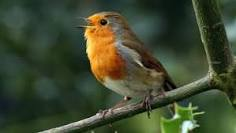
#> input picture bird.jpg, 236 x 133 px
$ jupyter execute --allow-errors Clustering.ipynb   (shell and % lines are left out)
#> lines starting #> are read from the running program, lines starting #| are printed output that depends on the picture
[cell 1]

import seaborn as sns
import matplotlib.pyplot as plt
import numpy as np

<div dir=rtl >
<h1>خوشه‌بندی</h1>
خوشه‌بندی به دسته‌بندی اشیا‌ به گونه‌ای گفته می‌شود که اشیا موجود در هر دسته نسبت به دیگر اشیا سایر دسته‌ها شباهت بیشتری داشته باشند.

</img>

چند مورد از کاربردهای رایج این الگوریتم‌ها در زیر اشاره شده است:
- فشرده‌سازی
- سامانه‌های توصیه‌گر (recommender systemss)
- دسته‌بندی بر اساس شباهت
  - دسته‌بندی صفحات شبیه بهم وب (برای مثال گوگل نیوز)
  - دسته‌بندی مشتریان بر اساس سلیقه خرید برای ارائه خدمت بهتر
</div>

<div dir=rtl>
<h2>داده‌های نمونه</h2>
برای شروع کار، داده‌های تصادفی را تولید می‌کنیم.

<font color='Red'> توجه: از تغییردادن متغییرها اجتناب کنید.  </font>
</div>

[cell 2]
from sklearn.datasets import make_blobs

X, y = make_blobs(random_state=42)
print(X.shape)

[cell 3]
plt.scatter(X[:, 0], X[:, 1])
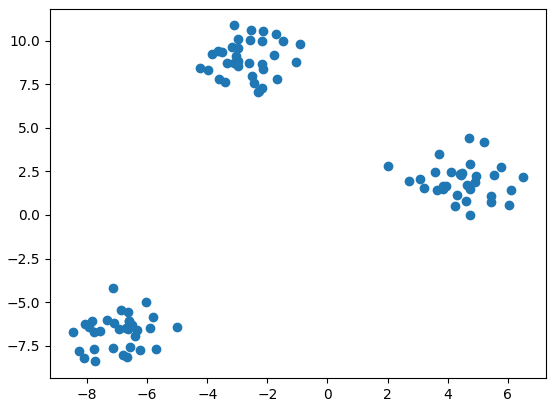
#> figure drawn by matplotlib, 1 panel

<div dir=rtl>
<h2>الگوریتم k-means</h2>
<div>
یکی از الگوریتم‌های ساده و نسبتاً پرکاربرد برای خوشه‌بندی الگوریتم k-means است. هدف ما در این تمرین پیاده‌سازی این الگوریتم نیست و فقط آَشنایی با آن است. برای استفاده از این الگوریتم و الگوریتم‌های دیگر خوشه‌بندی می‌توانید ماژول‌های <code>sklearn.cluster</code> را مشاهده کنید.</div>
</div>

[cell 4]
from sklearn.cluster import KMeans

kmeans = KMeans(n_clusters=3, random_state=42)

<div dir=rtl>
خط کد بالا، این الگوریتم را پیاده‌سازی می‌کند. درآن <code>n_clusters</code> تعداد خوشه‌ها را مشخص می‌کند.

<font color='Green'> پرسش: ما می‌توانیم برچسب‌های خوشه‌ی هر داده را در این الگوریتم داشته باشیم. قطعه کدی بنویسید که برچسب‌های هر کدام از داده‌ها را پرینت کند. این برچسب‌ها را در متغیر <code>labels</code> قرار دهید.  </font>
</div>

[cell 5]
kmeans.fit(X)
labels = kmeans.labels_
labels

<div dir=rtl>
<h2>مشاهده نتیجه</h2>
ما می‌توانیم نتیجه‌ی خوشه‌بندی را با قطعه کد زیر مشاهده کنیم. در این قطعه کد می‌توانیم پالت رنگی برای رسم را موارد متفاوتی قرار دهیم. در این کد ما از پالت رنگ‌های سرد استفاده کردیم.

</dir>

[cell 6]
plt.scatter(X[:, 0], X[:, 1], cmap=plt.cm.cool, c=labels)
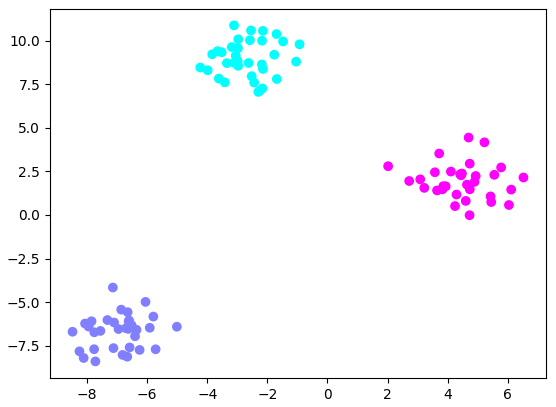
#> figure drawn by matplotlib, 1 panel

<div dir=rtl>
<h2>تعیین تعداد خوشه‌ها</h2>
یکی از ضعف‌های الگوریتم k-means مشخص کردن تعداد خوشه‌هاست. در این مثال با مشاهده شکل توانسیم که تعداد خوشه‌ها را حدس بزنیم. اما در دنیای واقعی این کار قابل انجام نیست. یکی از راه‌ها کاهش بعد با استفاده از PCA است که در تمرین اول مشاهده کردید. روش دیگر استفاده از روش آرنج (elbow) است.

<font color='Green'> پرسش: اگر تعداد خوشه‌ها را برای داده‌های قبل 2 در نظر بگیریم، نمودار قبلی را برای این حالت رسم کنید. دقت کنید که <code>random_state=42</code> باشد. </font>
</div>

[cell 7]
kmeans = KMeans(n_clusters=2, random_state=42).fit(X)
labels = kmeans.labels_
plt.scatter(X[:, 0], X[:, 1], cmap=plt.cm.cool, c=labels)

<div dir=rtl>
<h2>روش آرنج (elbow)</h2>
شما در درس با روش آرنج آشنا شده‌اید.

<font color='Green'> پرسش: روش آرنج را برای مقدار خوشه‌های 1 تا 10 حساب کنید و نمودار میزان تابع هزینه را برای هر خوشه رسم کنید. برای هر مرحله <code>random_state</code> را برابر با صفر در نظر بگیرید.
</div>

[cell 8]
wcss = []
for i in range(1, 11):
    kmeans = KMeans(n_clusters = i, init = 'k-means++', random_state = 0)
    kmeans.fit(X)
    wcss.append(kmeans.inertia_)
plt.plot(range(1, 11), wcss)
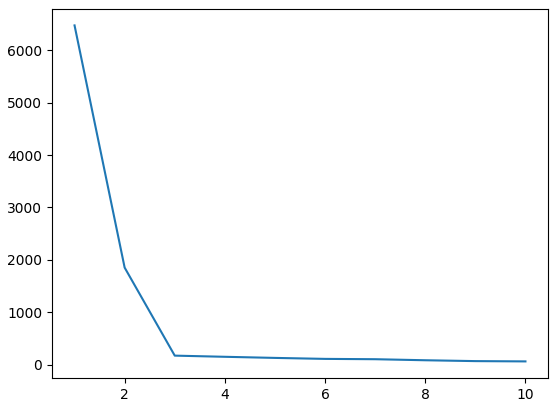
#> figure drawn by matplotlib, 1 panel; curve peaks at x = 1, y = 6474.4

<div dir=rtl>
<h2>خوشه‌بندی‌های پیچیده‌تر</h2>
همیشه خوشه‌بندی‌ها به این صورت نیست. همچنین k-means تنها الگوریتم خوشه‌بندی نیست. در زیر توزیع‌های مختلف داده‌های مختلف با روش k-means رسم شده‌است.

 شما می‌توانید مشاهده کنید که در کدام حالت این الگوریتم خوب عمل می‌کند.

تمامی این‌ کدها از سند مطالب <code>sklearn</code> استفاده شده است. شما می‌توانید این اسناد را در <a href="https://scikit-learn.org/stable/auto_examples/cluster/plot_kmeans_assumptions.html"> اینجا</a> مشاهده کنید.

همچنین می‌توانید الگوریتم‌های دیگر را نیز در اسناد <code>sklearn</code> مشاهده کنید.
</div>

[cell 9]
sns.set_style('white')

plt.figure(figsize=(12, 12))

n_samples = 1500
random_state = 170
X, y = make_blobs(n_samples=n_samples, random_state=random_state)

# Incorrect number of clusters
y_pred = KMeans(n_clusters=2, random_state=random_state).fit_predict(X)

plt.subplot(221)
plt.scatter(X[:, 0], X[:, 1], c=y_pred)
plt.title("Incorrect Number of Blobs")

# Anisotropicly distributed data
transformation = [[0.60834549, -0.63667341], [-0.40887718, 0.85253229]]
X_aniso = np.dot(X, transformation)
y_pred = KMeans(n_clusters=3, random_state=random_state).fit_predict(X_aniso)

plt.subplot(222)
plt.scatter(X_aniso[:, 0], X_aniso[:, 1], c=y_pred)
plt.title("Anisotropicly Distributed Blobs")

# Different variance
X_varied, y_varied = make_blobs(
    n_samples=n_samples, cluster_std=[1.0, 2.5, 0.5], random_state=random_state
)
y_pred = KMeans(n_clusters=3, random_state=random_state).fit_predict(X_varied)

plt.subplot(223)
plt.scatter(X_varied[:, 0], X_varied[:, 1], c=y_pred)
plt.title("Unequal Variance")

# Unevenly sized blobs
X_filtered = np.vstack((X[y == 0][:500], X[y == 1][:100], X[y == 2][:10]))
y_pred = KMeans(n_clusters=3, random_state=random_state).fit_predict(X_filtered)

plt.subplot(224)
plt.scatter(X_filtered[:, 0], X_filtered[:, 1], c=y_pred)
plt.title("Unevenly Sized Blobs")

plt.show()
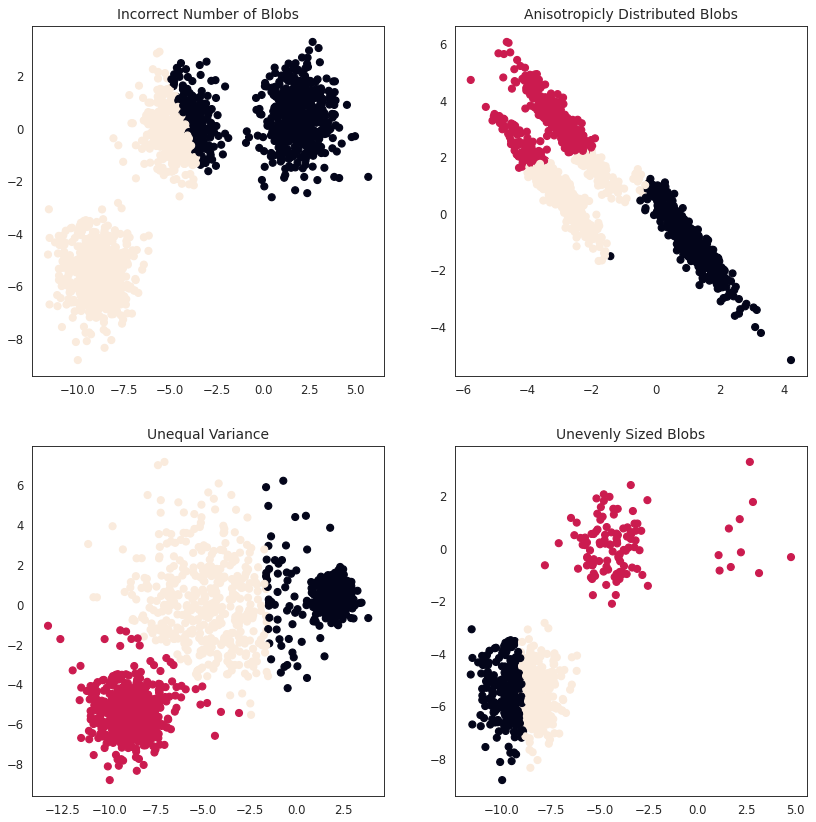
#> figure drawn by matplotlib, 4 panels

<div dir=rtl>

<font color='Green'> پرسش: خوشه‌بندی اعداد

مجموعه داده‌ی digits در زیر لود شده است. الگوریتم k-means را برای این مجموعه داده پیاده کنید. تعداد خوشه‌ها را برابر با 10 در نظر بگیرید. مراکز خوشه‌ها را نمایش دهید. برای این کار هر 64 عدد را به ماتریس 8 در 8 تبدیل کنید. پس از آن از plt.imshow استفاده کنید. آیا می‌توان با مرکز تشخیص داد برای کدام دسته از اعداد است؟
</font>
<p> بله به استثنا‌ اعداد ۱ و ۸<p>

<font color='Green'> پرسش: استفاده از Isomap

این الگوریتم نیز مانند PCA کار کاهش بعد را انجام میدهد. با استفاده از این الگوریتم (موجود در <code>sklean.manifold.Isomap</code>) داده‌ها را به داده‌هایی با بعد 2 تبدیل کنید. پس از آن دو نمودار رسم کنید. نمودار اول رنگ هر داده را با لیبل‌هایی که الگوریتم kmeans تولید کرده است تعیین کنید و نمودار دوم رنگ هر داده برابر با digits.target که همان لیبل کلاس است، فرض بگیرید. چه چیزی متوجه می‌شوید؟
</font>
</div>

[cell 10]
from sklearn.datasets import load_digits
digits = load_digits()
kmeans = KMeans(n_clusters = i, init = 'k-means++', random_state = 0)
clusters = kmeans.fit_predict(digits.data)
fig, ax = plt.subplots(2, 5, figsize=(8, 3))
centers = kmeans.cluster_centers_.reshape(10, 8, 8)
for axi, center in zip(ax.flat, centers):
    axi.set(xticks=[], yticks=[])
    axi.imshow(center, interpolation='nearest', cmap=plt.cm.binary)
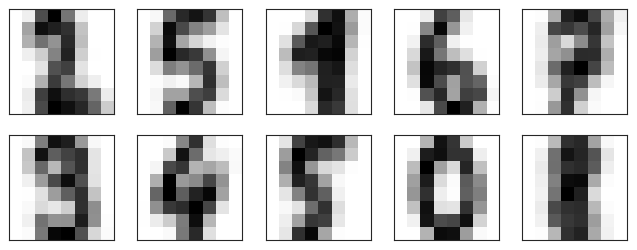
#> figure drawn by matplotlib, 10 panels

[cell 11]
from sklearn.manifold import Isomap
X, _ = load_digits(return_X_y=True)
X.shape

embedding = Isomap(n_components=2)
X_transformed = embedding.fit_transform(X[:100])
X_transformed.shape

<div dir=rtl>

<font color='Green'> پرسش: کاهش حجم عکس با kmeans
</font>

<font color='Green'>
یکی از کاربردهای این الگوریتم کاهش حجم است. در تصویری که همراه با تمرین قرار داده شده است. شما تصویر یک پرنده را میبینید. در قطعه کد زیر (سومین قطعه کد) شما توزیع رنگی استفاده شده در این عکس را مشاهده می‌کنید. حال کاری که شما باید کنید این است که این رنگ‌ها را به 4 خوشه تقسیم کنید و به جای هر رنگ از مرکز آن خوشه استفاده کنید. سپس تصویر را با رنگ‌های جدید ترسیم کنید.
</font>

قطعه کد اول برای اتصال گوگل کولب به گوگل درایو شما است. در صورتی که از گوگل کولب استفاده نمیکنید، این قطعه کد را اجرا نکنید. قطعه کد دوم عکس را لود میکند. در ورودی تابع imread آدرس عکس را قرار دهید. اگر از گوگل کولب استفاده میکنید، باید ابتدا این عکس را در درایو خود آپلود کنید و آدرس آن را وارد کنید.
</div>

[cell 12]
from matplotlib.pyplot import imread
img = imread('bird.jpg')
#> img is the input picture: shape (133, 236, 3); mean R, G, B 63.1, 72.4, 47.7

[cell 13]
fig = plt.figure(figsize=(10, 10))

ax = fig.add_subplot(111, projection='3d')

A = img.reshape((img.shape[0] *img.shape[1], 3))

ax.scatter3D(A[:, 0], A[:, 1], A[:, 2], color=A[:]/255.0)
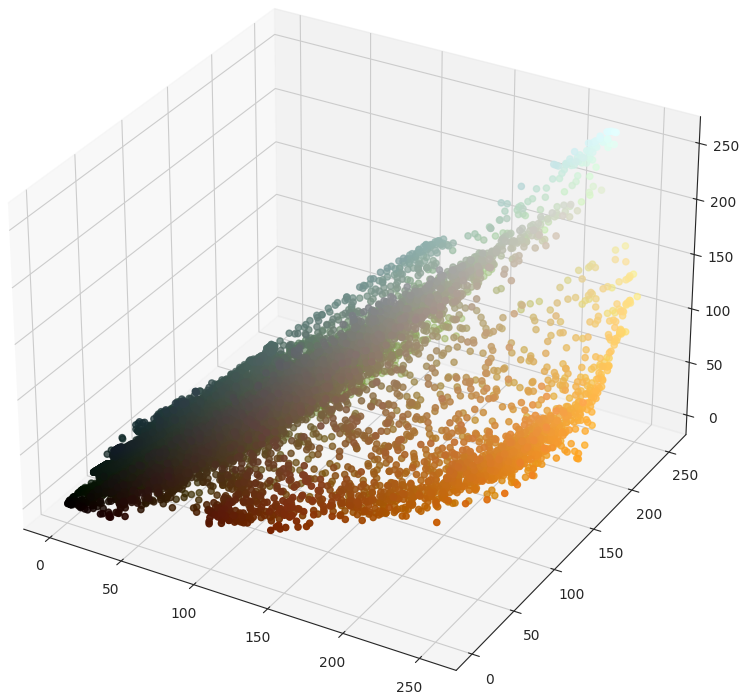
#> figure drawn by matplotlib, 1 panel

[cell 14]
from skimage import io

img.shape
rows = img.shape[0]
#> rows = 133
columns=img.shape[1]
#> columns = 236
#Flatten the image
image = img.reshape(rows*columns, 3)

#Implement k-means clustering to form k clusters
kmeans = KMeans(n_clusters=4)
kmeans.fit(image)

#Replace each pixel value with its nearby centroid
compressed_image = kmeans.cluster_centers_[kmeans.labels_]
compressed_image = np.clip(compressed_image.astype('uint8'), 0, 255)

#Reshape the image to original dimension
compressed_image = compressed_image.reshape(rows, columns, 3)

#Save and display output image
io.imsave('compressed_image_64.png', compressed_image)
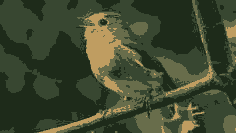
#> saved as compressed_image_64.png: shape (133, 236, 3); mean R, G, B 62.6, 71.8, 47.3
io.imshow(compressed_image)
io.show()

<div dir=rtl >
<h1>الگوریتم DBSCAN</h1>

الگوریتم DBSCAN از دیگر الگوریتم‌های مورد استفاده برای خوشه‌بندی داده‌ها می‌باشد که می‌تواند داده‌هایی با شکل‌های مختلف را خوشه‌بندی کند و نویزها و ناهنجاری‌های موجود در داده‌ها را تشخیص دهد.

 با توجه به مزیت گفته شده، در این بخش می‌خواهیم دو مجموعه داده‌ گفته شده در بخش "خوشه‌بندی‌های پیچیده‌تر" را با استفاده از الگوریتم DBSCAN مجدد  خوشه‌بندی کنیم.
 مجموعه داده‌های
<code> X_aniso</code> و <code>X_varied</code>
را در نظر بگیرید.

 برای اجرای الگوریتم DBSCAN نیازی به تعیین تعداد خوشه‌ها نیست و شما می‌بایست دو پارامتر اصلی این الگوریتم یعنی اپسیلون و حداقل تعداد نقاط هر خوشه را به نحوی تعیین کنید که خروجی شما دقیق‌تر شود.

</div>

<div dir=rtl >
<h1>تعیین اپسیلون</h1>

 برای پیدا کردن بهترین اپسیلون متناسب با مجموعه داده، علاوه‌بر آزمودن مقادیر مختلف، از روش فاصله KNN (محاسبه میانگین فاصله بین هر نقطه و k نزدیک‌ترین همسایه آن) نیز برای تعیین خودکار مقدار اپسیلون بهینه استفاده می‌شود.

 k در اینجا برابر است با حداقل تعداد نقاط در خوشه که همان معادل MinPts می‌باشد. برخلاف پارامتر اپسیلون، برای تعیین MinPts هیچ روش خودکاری وجود ندارد. اما با توجه به برخی ویژگی‌های مجموعه داده‌ها چند قانون کلی وجود دارد که می‌تواند در پیدا کردن محدوده مقادیر مناسب MinPts آن مجموعه داده به ما کمک کند.

<font color='Green'> پرسش: علت استفاده از KNN برای پیدا کردن اپسیلون بهینه را شرح دهید. سپس با رسم گراف k-distance  و با پیروی از الگوی آرنج مقدار اپسیلون بهینه را   بدست آورید.

<font color='Green'>  برای رسم گراف k-distace ‌می‌توانید از ماژول NearestNeighbors در کنابخانه Scikit-learn و برای مشخص کردن مقدار اپسیلون از کتابخانه kneed استفاده کنید.

</div>

[cell 15]

from sklearn.cluster import DBSCAN
from sklearn.neighbors import NearestNeighbors
from sklearn.metrics import v_measure_score
from kneed import KneeLocator
import pandas as pd

[cell 16]
from kneed import KneeLocator, DataGenerator as dg

neighbors = NearestNeighbors(n_neighbors=20)
neighbors_fit = neighbors.fit(X_aniso)
distances, indices = neighbors_fit.kneighbors(X_aniso)

distances = np.sort(distances[:,10], axis=0)
fig = plt.figure(figsize=(5, 5))
plt.plot(distances)

#> (the rest of this cell did not finish here and is left out)

[cell 17]
from kneed import KneeLocator, DataGenerator as dg

neighbors = NearestNeighbors(n_neighbors=20)
neighbors_fit = neighbors.fit(X_varied)
distances, indices = neighbors_fit.kneighbors(X_varied)
distances = np.sort(distances[:,10], axis=0)
fig = plt.figure(figsize=(5, 5))
plt.plot(distances)

#> (the rest of this cell did not finish here and is left out)

<div dir=rtl >
<h1>تعیین MinPts</h1>

در مرحله قبل برای تعیین اپسیلون بهینه  مقدار MinPts را نیز مشخص کردیم. اما لزوما با آن مقدار  بهترین خوشه‌بندی را نخواهیم داشت.

<font color='Green'> پرسش: در این مرحله با در نظر گرفتن اپسیلون بدست آمده و با آزمودن مقادیر مختلف برای  پارامتر MinPts، بهترین حالت برای خوشه‌بندی را با استفاده از رنگ‌بندی مناسب رسم کنید.

</div>

#> (a cell that did not finish here is left out)

#> (a cell that did not finish here is left out)

<div dir=rtl >
<h1>بررسی نتایج</h1>

<font color='Green'> پرسش: خوشه‌های حاصل از اعمال دو الگوریتم k-means و DBSCAN بر روی این دو مجموعه داده را با یکدیگر مقایسه کنید. چه نتیجه‌ای می‌گیرید؟

</div>

[cell 20]
kmeans = KMeans(n_clusters=3, random_state=42).fit(X_aniso)
labels = kmeans.labels_
plt.scatter(X_aniso[:, 0], X_aniso[:, 1], cmap=plt.cm.cool, c=labels)
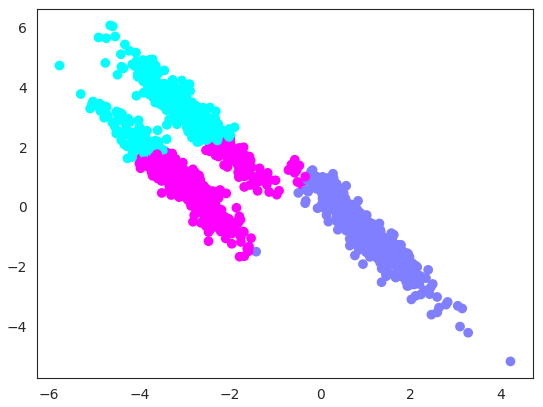
#> figure drawn by matplotlib, 1 panel

In this case it is obvious that k-means is working better than dbscan

we perform k-means on X_varied

[cell 21]
kmeans = KMeans(n_clusters=3, random_state=42).fit(X_varied)
labels = kmeans.labels_
plt.scatter(X_varied[:, 0], X_varied[:, 1], cmap=plt.cm.cool, c=labels)
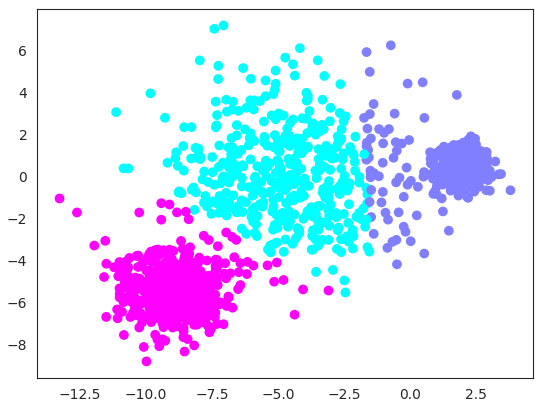
#> figure drawn by matplotlib, 1 panel
